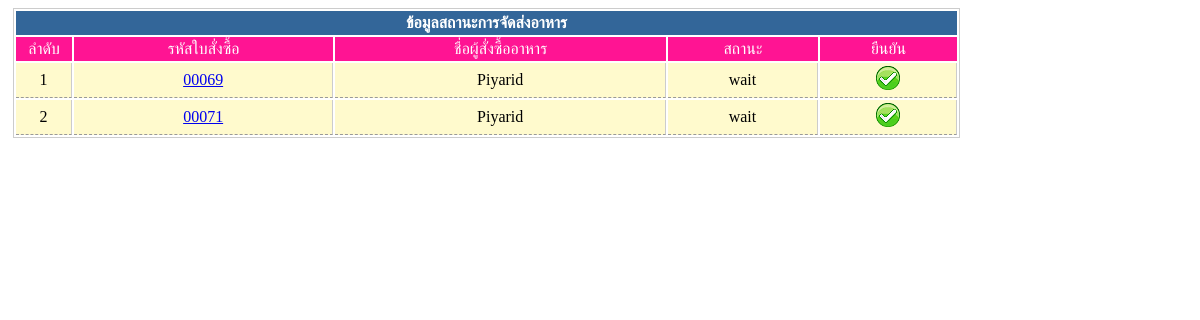
/back_end/manage_order.php, run on the app's committed database.
### tables this page shows
CREATE TABLE `orderfood` (
  `order_id` int(5) NOT NULL auto_increment,
  `member_id` int(5) NOT NULL,
  `psn_id` int(5) NOT NULL,
  `order_date` date NOT NULL,
  `order_status` enum('wait','pay','send','confirm') NOT NULL,
  `order_send_date` date NOT NULL,
  PRIMARY KEY  (`order_id`)
);

CREATE TABLE `member` (
  `member_id` int(5) NOT NULL auto_increment,
  `username` varchar(20) NOT NULL,
  `password` varchar(20) NOT NULL,
  `member_name` varchar(50) NOT NULL,
  `member_sex` varchar(5) NOT NULL,
  `member_address` varchar(100) NOT NULL,
  `member_mobile` varchar(10) NOT NULL,
  PRIMARY KEY  (`member_id`)
);

### back_end/manage_order.php (the view, shortened to what this page needs)
<?php
    $sql = "SELECT ord.*,mem.member_name,
		(
                SELECT SUM(quantity*price)
                FROM orderdetail
                WHERE ord.order_id = orderdetail.order_id
		) AS total_price
	FROM orderfood AS ord
	LEFT JOIN member AS mem
	ON ord.member_id = mem.member_id
	WHERE ord.order_status = 'wait'
	ORDER BY ord.order_id ASC";
            $rs = mysql_query($sql) or die(mysql_error());
            $n = 1;
?>
<!DOCTYPE html>
<html>
    <head>
    </head>
    <body>
        <?php if($rs):?>
        <table class="grid"width="80%" cellpadding="3px">
            <thead>
            <th colspan="7" style="background:#336699;color:#fff;">
                <div>
                    ข้อมูลสถานะการจัดส่งอาหาร
                </div>
            </th>
            <tr align="center" style="background:deeppink;color:#fff;">
            	<td width="50px">ลำดับ</td>
                <td>รหัสใบสั่งซื้อ</td>
                <td>ชื่อผู้สั่งซื้ออาหาร</td>
                <td>สถานะ</td>
                <td>ยืนยัน</td>
            </tr>
            </thead>
            <tbody>
            <?php while ($r = mysql_fetch_array($rs)): ?>
             <tr align="center">
            	<td><?php echo $n++; ?></td>
                <td>
                <a href="home.php?url=show_order_detail&ord_id=<?php echo $r['order_id']; ?>">
                    <?php
                     echo sprintf("%05d", $r["order_id"]);
                    ?>
                </td>
                <td><?=$r[member_name]?></td>
                <td>
                    <?=$r[order_status]?>
                </td>
                <td>
                    <a href="confirm_order.php?ord_id=<?php echo $r['order_id'];?>">
                        <img src="../ico/OK.ico" border="0" />
                    </a>
                </td>
            </tr>
            <?php endwhile;?>
            </tbody>
        </table>
        <?php endif;?>
    </body>
</html>

### back_end/manage_order.php (style rules this page uses)
.grid { border: #ccc 1px solid; margin: 5px; }
.grid thead tr td { padding: 3px; }
.grid tbody tr td { border-right: #ccc 1px solid; border-bottom: #999 1px dashed; background: lemonchiffon; }

### data on the page
orderfood: order_id "00069", member.member_name "Piyarid", order_status "wait"
orderfood: order_id "00071", member.member_name "Piyarid", order_status "wait"
